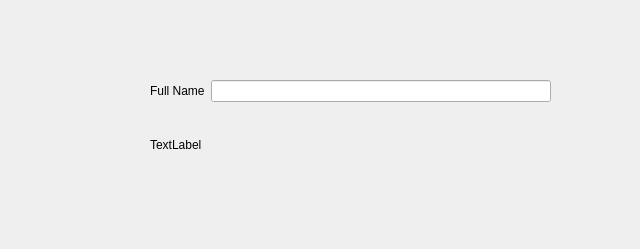
<?xml version="1.0" encoding="UTF-8"?>
<ui version="4.0">
 <class>Dialog</class>
 <widget class="QDialog" name="Dialog">
  <property name="geometry">
   <rect>
    <x>0</x>
    <y>0</y>
    <width>640</width>
    <height>249</height>
   </rect>
  </property>
  <property name="windowTitle">
   <string>Dialog</string>
  </property>
  <widget class="QWidget" name="">
   <property name="geometry">
    <rect>
     <x>150</x>
     <y>80</y>
     <width>401</width>
     <height>101</height>
    </rect>
   </property>
   <layout class="QVBoxLayout" name="verticalLayout">
    <item>
     <layout class="QHBoxLayout" name="horizontalLayout">
      <item>
       <widget class="QLabel" name="label">
        <property name="text">
         <string>Full Name</string>
        </property>
       </widget>
      </item>
      <item>
       <widget class="QLineEdit" name="edit"/>
      </item>
     </layout>
    </item>
    <item>
     <widget class="QLabel" name="change">
      <property name="text">
       <string>TextLabel</string>
      </property>
     </widget>
    </item>
   </layout>
  </widget>
 </widget>
 <resources/>
 <connections/>
</ui>
